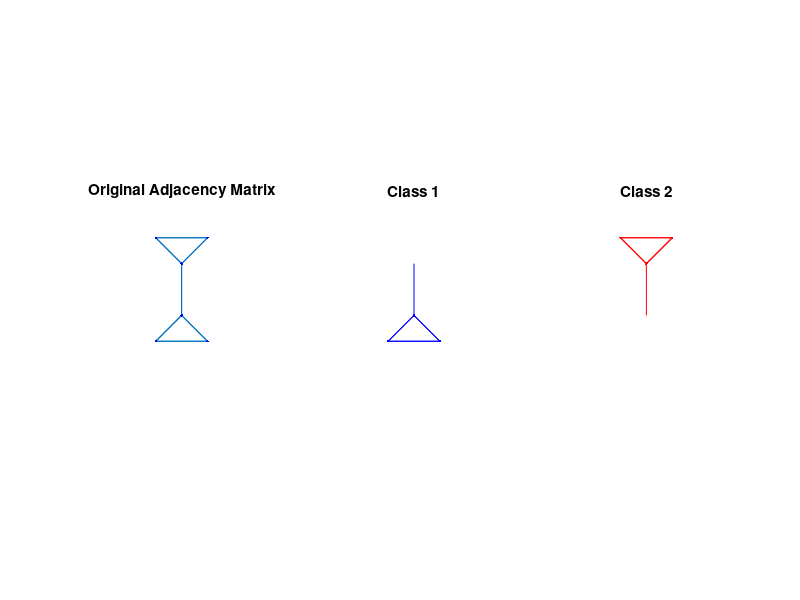

Write the MATLAB code that produced this figure.

numClasses = 2;

A_works = [0 1 1 0 0 0; 1 0 1 0 0 0; 1 1 0 0 0 0; ...
           0 0 0 0 1 1; 0 0 0 1 0 1; 0 0 0 1 1 0];
A_fails = [0 1 1 0 0 0; 1 0 1 0 0 0; 1 1 0 0 0 1; ...
          0 0 0 0 1 1; 0 0 0 1 0 1; 0 0 1 1 1 0];
A = A_fails;

xy = [0 2; 1 2; 0.5 1; ...
      0 -2; 1 -2; 0.5 -1];

colorStr = {'b','r','g','k','y'};
colorStr2 = {'b.','r.','g.','k.','y.'};
idx = kmeans(A,numClasses);

figure(1);
subplot(1,numClasses+1,1);
gplot(A,xy)
hold on; plot(xy(:,1),xy(:,2),'b.');
title('Original Adjacency Matrix');
axis([-1 2 -3 3])
axis square;
axis off;

for ii = 1:numClasses
    subplot(1,numClasses+1,ii+1);
    idxClass = find(idx == ii);
    A2 = zeros(size(A));
    A2(idxClass,:) = A(idxClass,:);
    plot(xy(idxClass,1),xy(idxClass,2),colorStr2{ii});
    hold on;
    gplot(A2,xy,colorStr{ii});
    title(['Class ' num2str(ii)]);
    axis([-1 2 -3 3])
    axis square;
    axis off;
end



